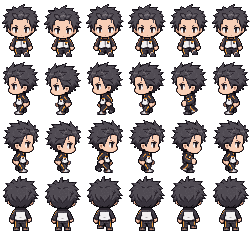
#> input picture subaru/subaru_sheet.png, 252 x 232 px
$ python charset_da_immagine.py ../subaru/subaru_sheet.png ../subaru/subaru_sheet.png 1.0 5 5 3
#> lines starting #> are read from the running program, lines starting #| are printed output that depends on the picture; after the words box and inside, x2 and y2 are one past the last pixel; in counts of white or black regions, pixels touching at a corner belong together
"""Riporta a pixel art vera un charset "finto": un'immagine ingrandita, con sfondo bianco
e colori sporcati dalla compressione (per esempio un JPEG generato da un'IA).

Uso (dalla cartella del repository):
    python tools/charset_da_immagine.py <immagine> <uscita.png> <px_per_pixel> [colonne righe colori]

Esempio (la spritesheet v2 di Subaru, dove ogni pixel del disegno è un blocco di 13,2 px):
    python tools/charset_da_immagine.py "Sprite Sheet Subaru (v2).jpg" \\
        "let's-learn-godot/characters/subaru/subaru_charset.png" 13.2

Come funziona:
1. Toglie lo sfondo: il bianco collegato ai bordi diventa trasparente (il bianco della
   maglia, chiuso dal contorno, resta).
2. Trova dove cadono i bordi dei "pixel" del disegno (la fase della griglia), guardando
   dove l'immagine cambia colore più spesso.
3. Per ogni pixel del disegno prende il colore mediano del centro del blocco.
4. Riduce a una palette di pochi colori e toglie i pixel isolati.

Di default produce un charset 128x192 (4x4 celle da 32x48) con 32 colori.
"""
import sys
import numpy as np
from PIL import Image
from scipy import ndimage

src, out, P = sys.argv[1], sys.argv[2], float(sys.argv[3])
COLS = int(sys.argv[4]) if len(sys.argv) > 4 else 128
ROWS = int(sys.argv[5]) if len(sys.argv) > 5 else 192
NCOL = int(sys.argv[6]) if len(sys.argv) > 6 else 32

a = np.asarray(Image.open(src).convert("RGB")).astype(np.int16)
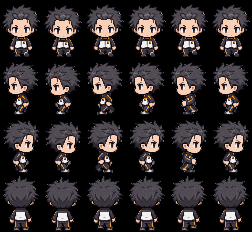
#> a: shape (232, 252, 3) int16; mean R, G, B 45.7, 40.1, 40.7

# 1. Sfondo
near_white = (a.min(2) > 215) & ((a.max(2) - a.min(2)) < 25)
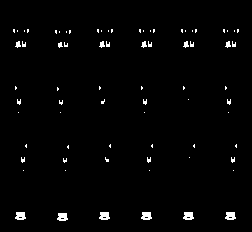
#> near_white: shape (232, 252) bool; 1.7% white; 74 white regions (62 under 20 px), largest, box (x1, y1, x2, y2) and area: (15, 212, 26, 220) 70, (57, 213, 68, 221) 70, (99, 212, 110, 220) 70
lab, _ = ndimage.label(near_white)
#> lab: shape (232, 252) int32; 75 distinct labels, from 0 to 74
border = set(np.unique(np.concatenate([lab[0], lab[-1], lab[:, 0], lab[:, -1]]))) - {0}
#> border = 0 items
fg = ndimage.binary_opening(~np.isin(lab, list(border)), iterations=2)
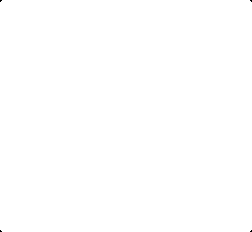
#> fg: shape (232, 252) bool; 100% white; black in thin lines or dots

# 2. Fase della griglia, per ogni asse
def phase(axis):
#> called with axis = 1
    g = np.abs(np.diff(a, axis=axis)).sum(2).sum(1 - axis).astype(float)
#> g = 251 values, max 26801 at index 182, min 0 at index 0, mean 10085.8
    b = np.arange(len(g)) + 1.0
#> b = 251 values from 1 to 251
    z = (g * np.exp(2j * np.pi * b / P)).sum()
    return (np.angle(z) / (2 * np.pi) * P) % P

# La griglia deve finire con l'immagine: si sposta la fase di un numero intero di blocchi.
start_x = phase(1) - P * round((phase(1) + COLS * P - a.shape[1]) / P)
#> start_x = 247
start_y = phase(0) - P * round((phase(0) + ROWS * P - a.shape[0]) / P)
#> start_y = 227

# 3. Un colore per ogni pixel del disegno
o = np.zeros((ROWS, COLS, 4), np.uint8)
for j in range(ROWS):
    for i in range(COLS):
        x0, y0 = start_x + i * P, start_y + j * P
        xa, xb = max(int(round(x0 + P * .25)), 0), min(int(round(x0 + P * .75)), a.shape[1])
        ya, yb = max(int(round(y0 + P * .25)), 0), min(int(round(y0 + P * .75)), a.shape[0])
        if xb <= xa or yb <= ya:
            continue
        m = fg[ya:yb, xa:xb]
        if m.mean() < 0.5:
            continue
        o[j, i, :3] = np.median(a[ya:yb, xa:xb][m], axis=0)
        o[j, i, 3] = 255

# 4. Palette e pulizia
opaque = o[..., 3] > 0
#> opaque = [[True, True, True, True, True], [True, True, True, True, True], [True, True, True, True, True], [True, True, True, True, False], [True, True, True, False, False]]
strip = Image.fromarray(o[opaque][:, :3].reshape(1, -1, 3))
pal = np.array(strip.quantize(colors=NCOL, method=Image.Quantize.MEDIANCUT, kmeans=3).getpalette()[:NCOL * 3]).reshape(-1, 3)
#> pal = [[0, 0, 0]]
rgb = o[..., :3].astype(int)
o[..., :3] = pal[((rgb[..., None, :] - pal[None, None]) ** 2).sum(-1).argmin(-1)]
o[~opaque] = 0
p = np.pad(opaque, 1)
neighbours = sum(p[1 + dy:1 + dy + ROWS, 1 + dx:1 + dx + COLS] for dy in (-1, 0, 1) for dx in (-1, 0, 1) if dy or dx)
#> neighbours = [[3, 5, 5, 5, 3], [5, 8, 8, 8, 5], [5, 8, 8, 7, 4], [5, 8, 7, 5, 3], [3, 5, 4, 3, 1]]
o[opaque & (neighbours <= 1)] = 0

Image.fromarray(o).save(out)
print("charset", (COLS, ROWS), "colori", len(np.unique(o[o[..., 3] > 0][:, :3], axis=0)))
#| charset (5, 5) colori 1
